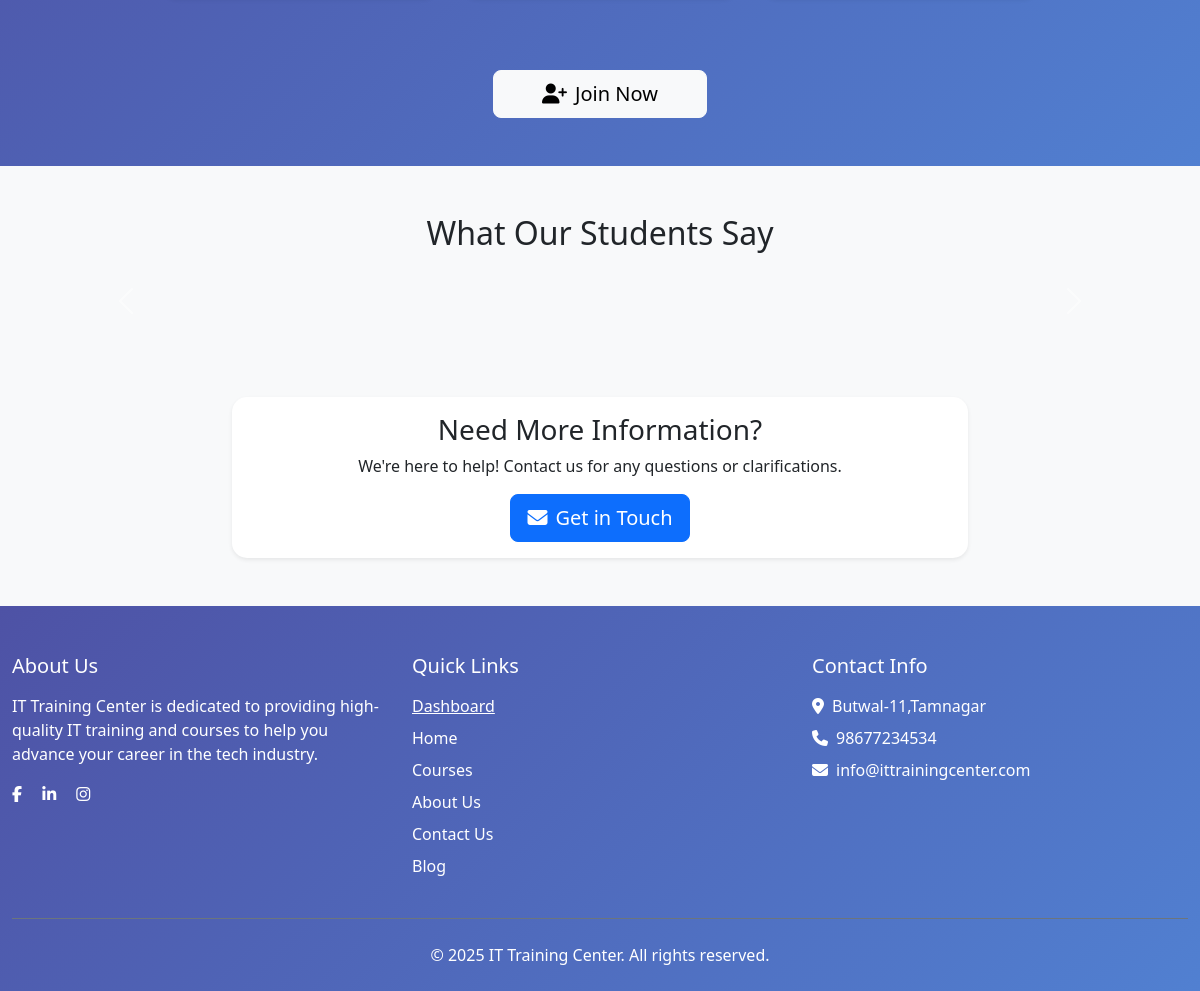
The app's page / (lower part), older data.
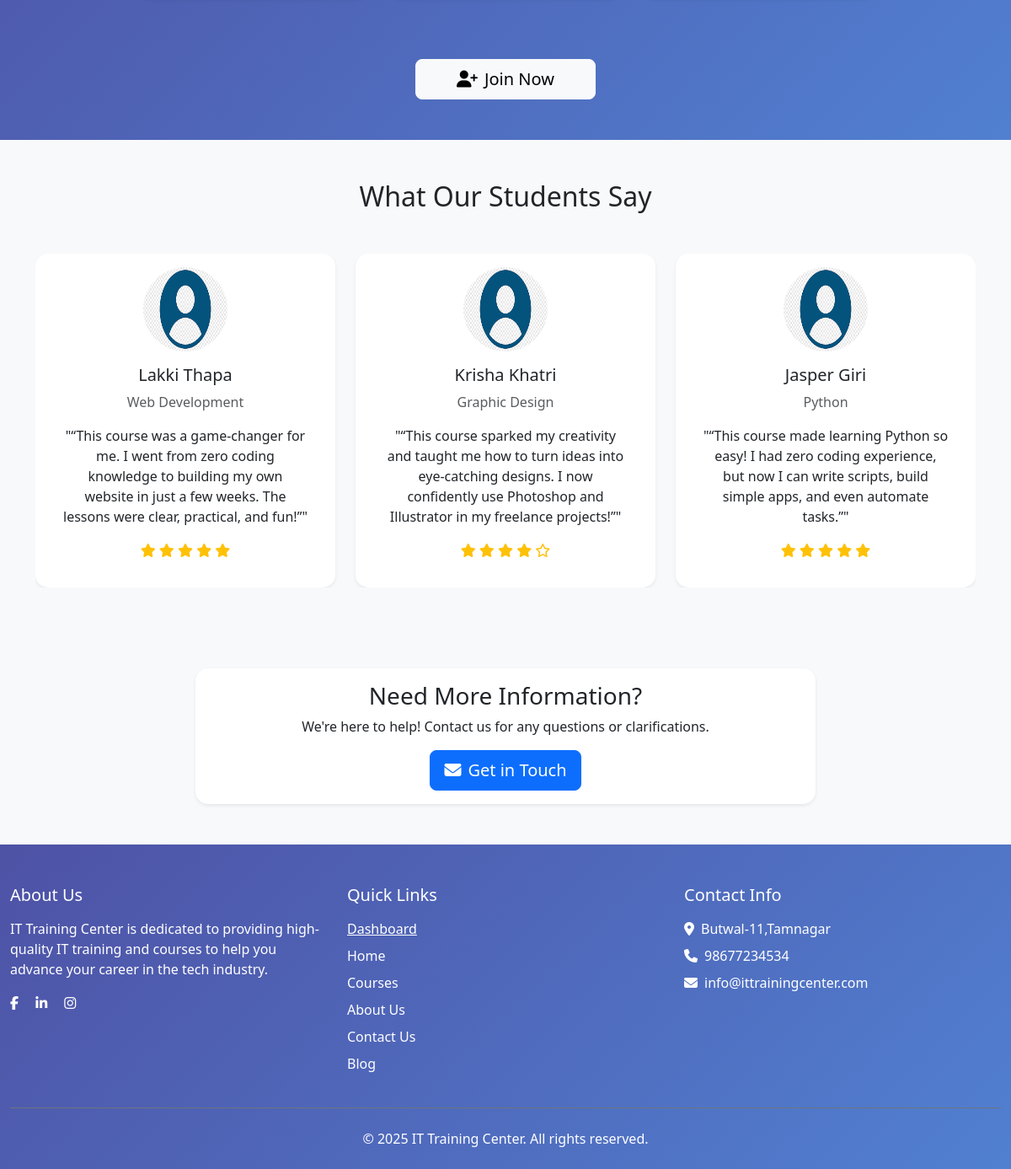
The same page, newer data.
### myapp/models.py (models this page shows, shortened)
class Testimonial(models.Model):
    student_name = models.CharField(max_length=100)
    course_taken = models.CharField(max_length=100, help_text="Course the student took")
    testimonial = models.TextField()
    rating = models.IntegerField(
        validators=[MinValueValidator(1), MaxValueValidator(5)],
        help_text="Rating between 1 and 5"
    )
    photo = models.ImageField(upload_to='testimonials/', blank=True, null=True)
    created_at = models.DateTimeField(auto_now_add=True)

### myapp/views.py (the view)
# urls.py: 2. Add a URL to urlpatterns:  path('', views.home, name='home')
def home(request):
    testimonials = Testimonial.objects.all()
    testimonial_groups = [testimonials[i:i + 3] for i in range(0, len(testimonials), 3)]
    context = {
        'testimonials': testimonial_groups,
    }
    return render(request, 'main/home.html', context)

### myapp/templates/main/home.html (shortened to what this page needs)
{% extends "base.html" %}
{% load static %}
{% block content %}
<section class="success-stats py-5" style="background: linear-gradient(135deg, #4e52a5, #5180d1); margin: 0; padding: 0;">
  <div class="container-fluid p-0">
      <div class="row justify-content-center mx-0">
          <div class="col-md-12 text-center px-0">
              <div class="row justify-content-center mt-4 mx-0" data-aos="fade-up" data-aos-duration="1400">
              </div>
              <div class="mt-5" data-aos="fade-up" data-aos-duration="1600">
                  <a href="#enroll" class="btn btn-light btn-lg px-5">
                      <i class="fas fa-user-plus me-2"></i>Join Now
                  </a>
              </div>
          </div>
      </div>
  </div>
</section>
  <section class="testimonials-section py-5 bg-light">
    <div class="container">
        <h2 class="text-center mb-5">What Our Students Say</h2>
        <div id="testimonialCarousel" class="carousel slide" data-bs-ride="carousel">
            <div class="carousel-inner">
                {% for testimonial_group in testimonials|slice:":3" %}
                <div class="carousel-item {% if forloop.first %}active{% endif %}">
                    <div class="row row-cols-1 row-cols-md-3 g-4">
                        {% for testimonial in testimonial_group %}
                        <div class="col">
                            <div class="card h-100 shadow-sm text-center p-3">
                                <img src="{% if testimonial.photo %}{{ testimonial.photo.url }}{% else %}{% static 'images/default.png' %}{% endif %}" class="rounded-circle mx-auto" alt="{{ testimonial.student_name }}" width="100" height="100">
                                <div class="card-body">
                                    <h5 class="card-title">{{ testimonial.student_name }}</h5>
                                    <p class="text-muted">{{ testimonial.course_taken }}</p>
                                    <p class="card-text">"{{ testimonial.testimonial }}"</p>
                                    <div class="text-warning">
                                        {% for _ in "12345" %}
                                            {% if forloop.counter <= testimonial.rating %}
                                                <i class="fas fa-star"></i>
                                            {% else %}
                                                <i class="far fa-star"></i>
                                            {% endif %}
                                        {% endfor %}
                                    </div>
                                </div>
                            </div>
                        </div>
                        {% endfor %}
                    </div>
                </div>
                {% endfor %}
            </div>
            <button class="carousel-control-prev" type="button" data-bs-target="#testimonialCarousel" data-bs-slide="prev">
                <span class="carousel-control-prev-icon" aria-hidden="true"></span>
            </button>
            <button class="carousel-control-next" type="button" data-bs-target="#testimonialCarousel" data-bs-slide="next">
                <span class="carousel-control-next-icon" aria-hidden="true"></span>
            </button>
        </div>
    </div>
</section>
  <section class="inquiries-section py-5 bg-light">
    <div class="container">
      <div class="row justify-content-center">
        <div class="col-md-8 text-center">
          <div class="card shadow-sm">
            <div class="card-body">
              <h3 class="card-title">Need More Information?</h3>
              <p class="card-text">We're here to help! Contact us for any questions or clarifications.</p>
              <a href="#contact" class="btn btn-primary btn-lg">
                <i class="fas fa-envelope me-2"></i>Get in Touch
              </a>
            </div>
          </div>
        </div>
      </div>
    </div>
  </section>
{% endblock content %}

Row changes from the older to the newer data that the page shows:
added Testimonial: photo (placeholder picture), student_name "Lakki Thapa", course_taken "Web Development", testimonial "“This course was a game-changer for me. I went from zero coding knowledge to building my own website in just a few weeks. The lessons were clear, practical, and fun!”", rating 5 (drawn)
added Testimonial: photo (placeholder picture), student_name "Krisha Khatri", course_taken "Graphic Design", testimonial "“This course sparked my creativity and taught me how to turn ideas into eye-catching designs. I now confidently use Photoshop and Illustrator in my freelance projects!”", rating 4 (drawn)
added Testimonial: photo (placeholder picture), student_name "Jasper Giri", course_taken "Python", testimonial "“This course made learning Python so easy! I had zero coding experience, but now I can write scripts, build simple apps, and even automate tasks.”", rating 5 (drawn)
